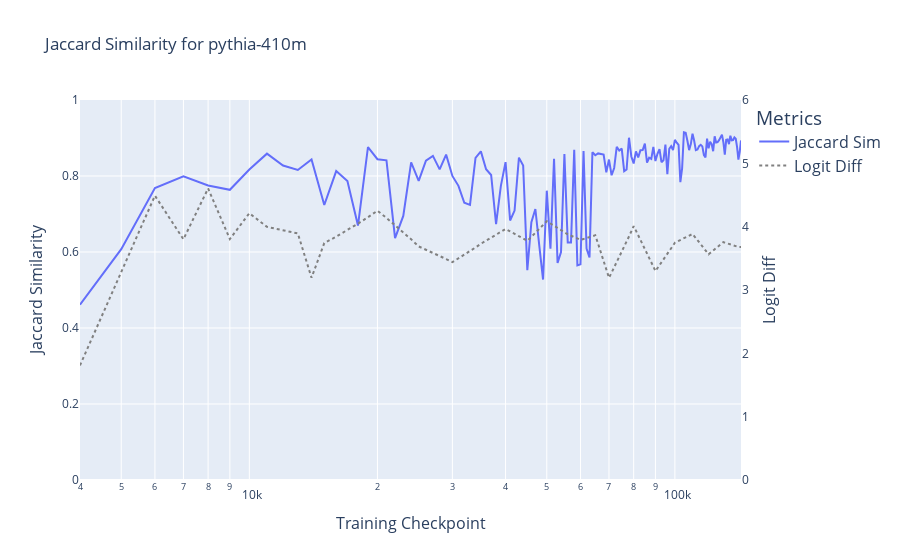

Source (notebook cell):
### Markdown cell above
### Graph Similarity

### Code cell
weighted_jaccard_results = compute_weighted_jaccard_similarity(in_circuit_df)
plot_graph_metric(
    weighted_jaccard_results, 
    'jaccard_similarity', 
    perf_metric_dict, 
    f'Jaccard Similarity for {MODEL_NAME}', 
    y_ranges=((0, 1), (0, 6)), 
    left_y_title="Jaccard Similarity", 
    x_axis_col='checkpoint_2', 
    log_x=True,
    metric_legend_name="Jaccard Sim",
    output_path = OUTPUT_DIR
)

### Figure 1 — Plotly figure (JSON) as saved in the notebook; plotly's stock layout.template omitted (floating-point values rounded to 4 significant figures; data arrays with more than 128 entries replaced by an {"elided": "..."} marker saying what was removed)
{"data": [{"hovertemplate": "variable=Jaccard Sim<br>checkpoint_2=%{x}<br>value=%{y}<extra></extra>", "legendgroup": "Jaccard Sim", "line": {"color": "#636efa", "dash": "solid"}, "marker": {"symbol": "circle"}, "mode": "lines", "name": "Jaccard Sim", "orientation": "v", "showlegend": true, "type": "scatter", "x": {"elided": "140 int values"}, "xaxis": "x", "y": {"elided": "140 float values"}, "yaxis": "y"}, {"line": {"color": "gray", "dash": "dot", "width": 2}, "mode": "lines", "name": "Logit Diff", "type": "scatter", "x": {"elided": "140 int values"}, "y": {"elided": "140 float values"}, "yaxis": "y2"}], "layout": {"legend": {"font": {"size": 16}, "title": {"text": "Metrics"}, "tracegroupgap": 0}, "title": {"text": "Jaccard Similarity for pythia-410m"}, "xaxis": {"anchor": "y", "domain": [0, 1], "title": {"font": {"size": 16}, "text": "Training Checkpoint"}, "type": "log"}, "yaxis": {"anchor": "x", "domain": [0, 1], "range": [0, 1], "title": {"font": {"size": 16}, "text": "Jaccard Similarity"}}, "yaxis2": {"overlaying": "y", "range": [0, 6], "showgrid": false, "side": "right", "title": {"font": {"size": 16}, "text": "Logit Diff"}}}}
